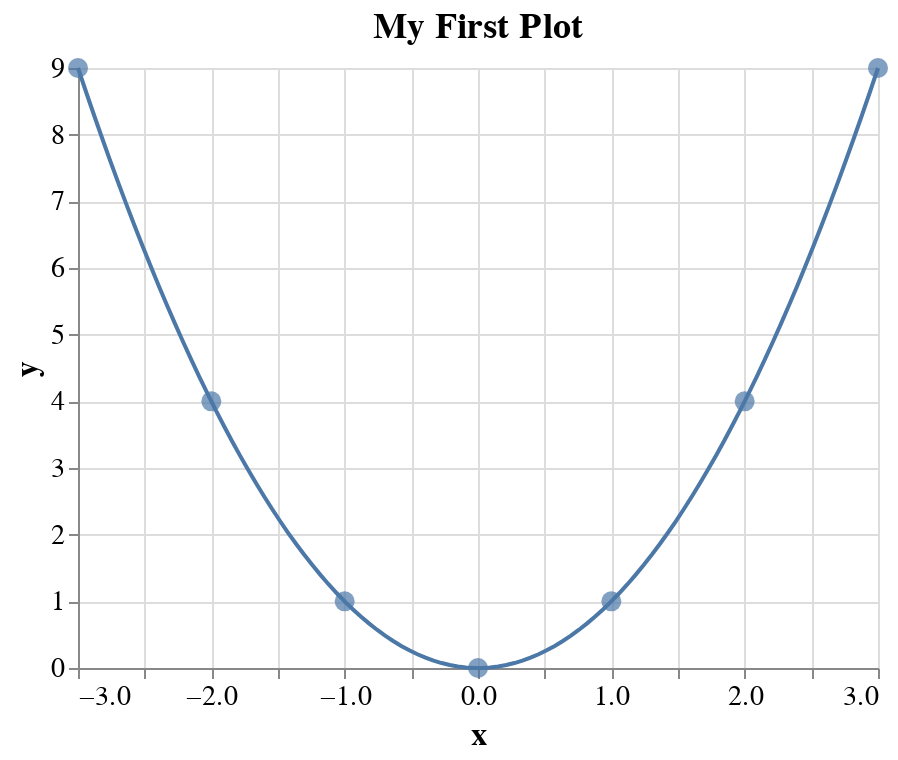

This figure's notebook cell:
### Markdown cell above
Finally, let's add some formatting to this plot (and a title)!

### Code cell
## Replace this cell with your answers
plot1 = scatter1.mark_point(size = 100, filled = True) + parabola1.mark_line()
plot1.properties(title = "My First Plot").configure_axis(
    labelFontSize = 14,
    titleFontSize = 16
).configure_title(
    fontSize = 18
)

### Figure 1 — Vega-Lite specification as saved in the notebook (floating-point values rounded to 4 significant figures)
{"config": {"view": {"continuousWidth": 400, "continuousHeight": 300}, "axis": {"labelFontSize": 14, "titleFontSize": 16}, "title": {"fontSize": 18}}, "layer": [{"data": {"name": "data-f0fec2564791abb1cf8a4588cc049cd5"}, "mark": {"type": "point", "filled": true, "size": 100}, "encoding": {"x": {"field": "x", "type": "quantitative"}, "y": {"field": "y", "type": "quantitative"}}}, {"data": {"name": "data-6ea41c0ac19ba986b618891cf2119ef1"}, "mark": "line", "encoding": {"x": {"field": "x", "type": "quantitative"}, "y": {"field": "y", "type": "quantitative"}}}], "title": "My First Plot", "$schema": "https://vega.github.io/schema/vega-lite/v4.17.0.json", "datasets": {"data-f0fec2564791abb1cf8a4588cc049cd5": [{"x": -3, "y": 9}, {"x": -2, "y": 4}, {"x": -1, "y": 1}, {"x": 0, "y": 0}, {"x": 1, "y": 1}, {"x": 2, "y": 4}, {"x": 3, "y": 9}], "data-6ea41c0ac19ba986b618891cf2119ef1": [{"x": -3.0, "y": 9.0}, {"x": -2.939, "y": 8.64}, {"x": -2.879, "y": 8.287}, {"x": -2.818, "y": 7.942}, {"x": -2.758, "y": 7.604}, {"x": -2.697, "y": 7.274}, {"x": -2.636, "y": 6.95}, {"x": -2.576, "y": 6.635}, {"x": -2.515, "y": 6.326}, {"x": -2.455, "y": 6.025}, {"x": -2.394, "y": 5.731}, {"x": -2.333, "y": 5.444}, {"x": -2.273, "y": 5.165}, {"x": -2.212, "y": 4.893}, {"x": -2.152, "y": 4.629}, {"x": -2.091, "y": 4.372}, {"x": -2.03, "y": 4.122}, {"x": -1.97, "y": 3.88}, {"x": -1.909, "y": 3.645}, {"x": -1.848, "y": 3.417}, {"x": -1.788, "y": 3.197}, {"x": -1.727, "y": 2.983}, {"x": -1.667, "y": 2.778}, {"x": -1.606, "y": 2.579}, {"x": -1.545, "y": 2.388}, {"x": -1.485, "y": 2.205}, {"x": -1.424, "y": 2.028}, {"x": -1.364, "y": 1.86}, {"x": -1.303, "y": 1.698}, {"x": -1.242, "y": 1.544}, {"x": -1.182, "y": 1.397}, {"x": -1.121, "y": 1.257}, {"x": -1.061, "y": 1.125}, {"x": -1.0, "y": 1.0}, {"x": -0.9394, "y": 0.8825}, {"x": -0.8788, "y": 0.7723}, {"x": -0.8182, "y": 0.6694}, {"x": -0.7576, "y": 0.5739}, {"x": -0.697, "y": 0.4858}, {"x": -0.6364, "y": 0.405}, {"x": -0.5758, "y": 0.3315}, {"x": -0.5152, "y": 0.2654}, {"x": -0.4545, "y": 0.2066}, {"x": -0.3939, "y": 0.1552}, {"x": -0.3333, "y": 0.1111}, {"x": -0.2727, "y": 0.07438}, {"x": -0.2121, "y": 0.045}, {"x": -0.1515, "y": 0.02296}, {"x": -0.09091, "y": 0.008264}, {"x": -0.0303, "y": 0.0009183}, {"x": 0.0303, "y": 0.0009183}, {"x": 0.09091, "y": 0.008264}, {"x": 0.1515, "y": 0.02296}, {"x": 0.2121, "y": 0.045}, {"x": 0.2727, "y": 0.07438}, {"x": 0.3333, "y": 0.1111}, {"x": 0.3939, "y": 0.1552}, {"x": 0.4545, "y": 0.2066}, {"x": 0.5152, "y": 0.2654}, {"x": 0.5758, "y": 0.3315}, {"x": 0.6364, "y": 0.405}, {"x": 0.697, "y": 0.4858}, {"x": 0.7576, "y": 0.5739}, {"x": 0.8182, "y": 0.6694}, {"x": 0.8788, "y": 0.7723}, {"x": 0.9394, "y": 0.8825}, {"x": 1.0, "y": 1.0}, {"x": 1.061, "y": 1.125}, {"x": 1.121, "y": 1.257}, {"x": 1.182, "y": 1.397}, {"x": 1.242, "y": 1.544}, {"x": 1.303, "y": 1.698}, {"x": 1.364, "y": 1.86}, {"x": 1.424, "y": 2.028}, {"x": 1.485, "y": 2.205}, {"x": 1.545, "y": 2.388}, {"x": 1.606, "y": 2.579}, {"x": 1.667, "y": 2.778}, {"x": 1.727, "y": 2.983}, {"x": 1.788, "y": 3.197}, {"x": 1.848, "y": 3.417}, {"x": 1.909, "y": 3.645}, {"x": 1.97, "y": 3.88}, {"x": 2.03, "y": 4.122}, {"x": 2.091, "y": 4.372}, {"x": 2.152, "y": 4.629}, {"x": 2.212, "y": 4.893}, {"x": 2.273, "y": 5.165}, {"x": 2.333, "y": 5.444}, {"x": 2.394, "y": 5.731}, {"x": 2.455, "y": 6.025}, {"x": 2.515, "y": 6.326}, {"x": 2.576, "y": 6.635}, {"x": 2.636, "y": 6.95}, {"x": 2.697, "y": 7.274}, {"x": 2.758, "y": 7.604}, {"x": 2.818, "y": 7.942}, {"x": 2.879, "y": 8.287}, {"x": 2.939, "y": 8.64}, {"x": 3.0, "y": 9.0}]}}
